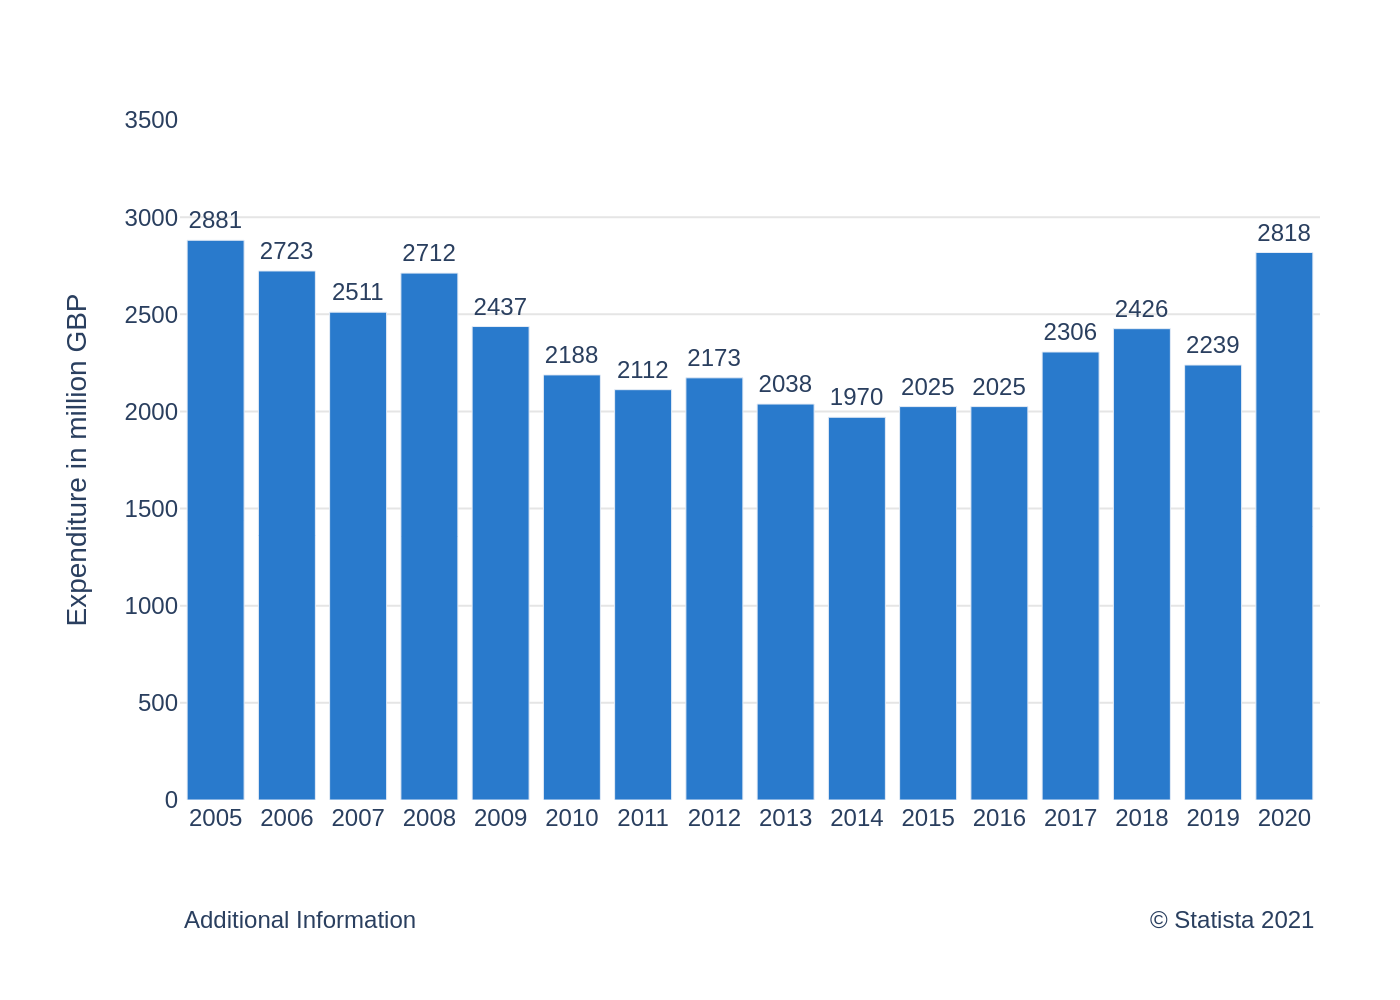

Generate this figure with Python:
import sys
import json
import pathlib
import plotly.graph_objects as go

if len(sys.argv) != 2:
    print(f"Usage: {sys.argv[0]} <json_file_path>")
    sys.exit(1)

json_path = pathlib.Path(sys.argv[1])
if not json_path.is_file():
    print(f"Error: File not found at {json_path}")
    sys.exit(1)

output_path = json_path.with_suffix(".png")

with open(json_path, 'r', encoding='utf-8') as f:
    chart_info = json.load(f)

chart_data = chart_info['chart_data']
texts = chart_info['texts']
colors = chart_info['colors']

categories = [d['category'] for d in chart_data]
values = [d['value'] for d in chart_data]

fig = go.Figure()

fig.add_trace(go.Bar(
    x=categories,
    y=values,
    text=values,
    textposition='outside',
    marker_color=colors[0],
    cliponaxis=False,
    textfont=dict(size=12, family="Arial")
))

annotations = []
if texts.get('source_left'):
    annotations.append(
        go.layout.Annotation(
            text=texts['source_left'],
            showarrow=False,
            xref='paper', yref='paper',
            x=0, y=-0.15,
            xanchor='left', yanchor='top',
            align='left'
        )
    )

if texts.get('source_right'):
    annotations.append(
        go.layout.Annotation(
            text=texts['source_right'],
            showarrow=False,
            xref='paper', yref='paper',
            x=1, y=-0.15,
            xanchor='right', yanchor='top',
            align='right'
        )
    )


fig.update_layout(
    font=dict(family="Arial", size=12),
    plot_bgcolor='white',
    paper_bgcolor='white',
    title_text=texts.get('title'),
    yaxis_title=texts.get('y_axis_title'),
    xaxis_title=texts.get('x_axis_title'),
    showlegend=False,
    margin=dict(l=90, r=40, t=60, b=100),
    xaxis=dict(
        tickmode='linear',
        showgrid=False,
        zeroline=False
    ),
    yaxis=dict(
        range=[0, 3500],
        tick0=0,
        dtick=500,
        gridcolor='#E5E5E5',
        zeroline=False
    ),
    annotations=annotations
)

fig.write_image(output_path, scale=2)
print(f"Chart saved to {output_path}")
